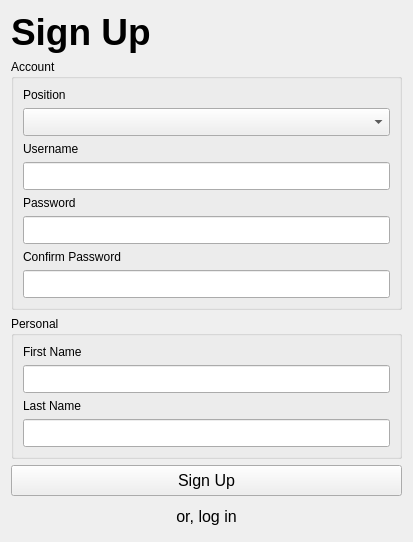
<?xml version="1.0" encoding="UTF-8"?>
<ui version="4.0">
 <class>SignUpWindow</class>
 <widget class="QWidget" name="SignUpWindow">
  <property name="geometry">
   <rect>
    <x>0</x>
    <y>0</y>
    <width>413</width>
    <height>520</height>
   </rect>
  </property>
  <property name="windowTitle">
   <string>Form</string>
  </property>
  <layout class="QVBoxLayout" name="verticalLayout">
   <item>
    <widget class="QLabel" name="titleLabel">
     <property name="font">
      <font>
       <pointsize>28</pointsize>
       <bold>true</bold>
      </font>
     </property>
     <property name="text">
      <string>Sign Up</string>
     </property>
    </widget>
   </item>
   <item>
    <widget class="QGroupBox" name="accountGroupBox">
     <property name="sizePolicy">
      <sizepolicy hsizetype="Preferred" vsizetype="Expanding">
       <horstretch>0</horstretch>
       <verstretch>0</verstretch>
      </sizepolicy>
     </property>
     <property name="title">
      <string>Account</string>
     </property>
     <layout class="QVBoxLayout" name="verticalLayout_2">
      <item>
       <widget class="QLabel" name="label_5">
        <property name="text">
         <string>Position</string>
        </property>
       </widget>
      </item>
      <item>
       <widget class="QComboBox" name="positionComboBox">
        <property name="styleSheet">
         <string notr="true">padding: 5px;</string>
        </property>
        <property name="placeholderText">
         <string/>
        </property>
       </widget>
      </item>
      <item>
       <widget class="QLabel" name="label">
        <property name="text">
         <string>Username</string>
        </property>
       </widget>
      </item>
      <item>
       <widget class="QLineEdit" name="usernameLineEdit">
        <property name="styleSheet">
         <string notr="true">padding: 5px;</string>
        </property>
        <property name="placeholderText">
         <string/>
        </property>
       </widget>
      </item>
      <item>
       <widget class="QLabel" name="label_2">
        <property name="text">
         <string>Password</string>
        </property>
       </widget>
      </item>
      <item>
       <widget class="QLineEdit" name="passwordLineEdit">
        <property name="styleSheet">
         <string notr="true">padding: 5px;</string>
        </property>
        <property name="echoMode">
         <enum>QLineEdit::EchoMode::Password</enum>
        </property>
        <property name="placeholderText">
         <string/>
        </property>
       </widget>
      </item>
      <item>
       <widget class="QLabel" name="label_6">
        <property name="text">
         <string>Confirm Password</string>
        </property>
       </widget>
      </item>
      <item>
       <widget class="QLineEdit" name="confirmPasswordLineEdit">
        <property name="styleSheet">
         <string notr="true">padding: 5px;</string>
        </property>
        <property name="echoMode">
         <enum>QLineEdit::EchoMode::Password</enum>
        </property>
       </widget>
      </item>
     </layout>
    </widget>
   </item>
   <item>
    <widget class="QGroupBox" name="groupBox">
     <property name="title">
      <string>Personal</string>
     </property>
     <layout class="QVBoxLayout" name="verticalLayout_3">
      <item>
       <widget class="QLabel" name="label_3">
        <property name="text">
         <string>First Name</string>
        </property>
       </widget>
      </item>
      <item>
       <widget class="QLineEdit" name="firstNameLineEdit">
        <property name="styleSheet">
         <string notr="true">padding: 5px;</string>
        </property>
        <property name="placeholderText">
         <string/>
        </property>
       </widget>
      </item>
      <item>
       <widget class="QLabel" name="label_4">
        <property name="text">
         <string>Last Name</string>
        </property>
       </widget>
      </item>
      <item>
       <widget class="QLineEdit" name="lastNameLineEdit">
        <property name="styleSheet">
         <string notr="true">padding: 5px;</string>
        </property>
        <property name="placeholderText">
         <string/>
        </property>
       </widget>
      </item>
     </layout>
    </widget>
   </item>
   <item>
    <widget class="QPushButton" name="signUpPushButton">
     <property name="font">
      <font>
       <pointsize>12</pointsize>
      </font>
     </property>
     <property name="styleSheet">
      <string notr="true">padding: 5px;</string>
     </property>
     <property name="text">
      <string>Sign Up</string>
     </property>
    </widget>
   </item>
   <item>
    <widget class="QLabel" name="logInLink">
     <property name="font">
      <font>
       <pointsize>12</pointsize>
      </font>
     </property>
     <property name="styleSheet">
      <string notr="true">padding: 5px;</string>
     </property>
     <property name="text">
      <string>or, log in</string>
     </property>
     <property name="alignment">
      <set>Qt::AlignmentFlag::AlignCenter</set>
     </property>
    </widget>
   </item>
   <item>
    <spacer name="verticalSpacer">
     <property name="orientation">
      <enum>Qt::Orientation::Vertical</enum>
     </property>
     <property name="sizeHint" stdset="0">
      <size>
       <width>20</width>
       <height>40</height>
      </size>
     </property>
    </spacer>
   </item>
  </layout>
 </widget>
 <resources/>
 <connections/>
</ui>
